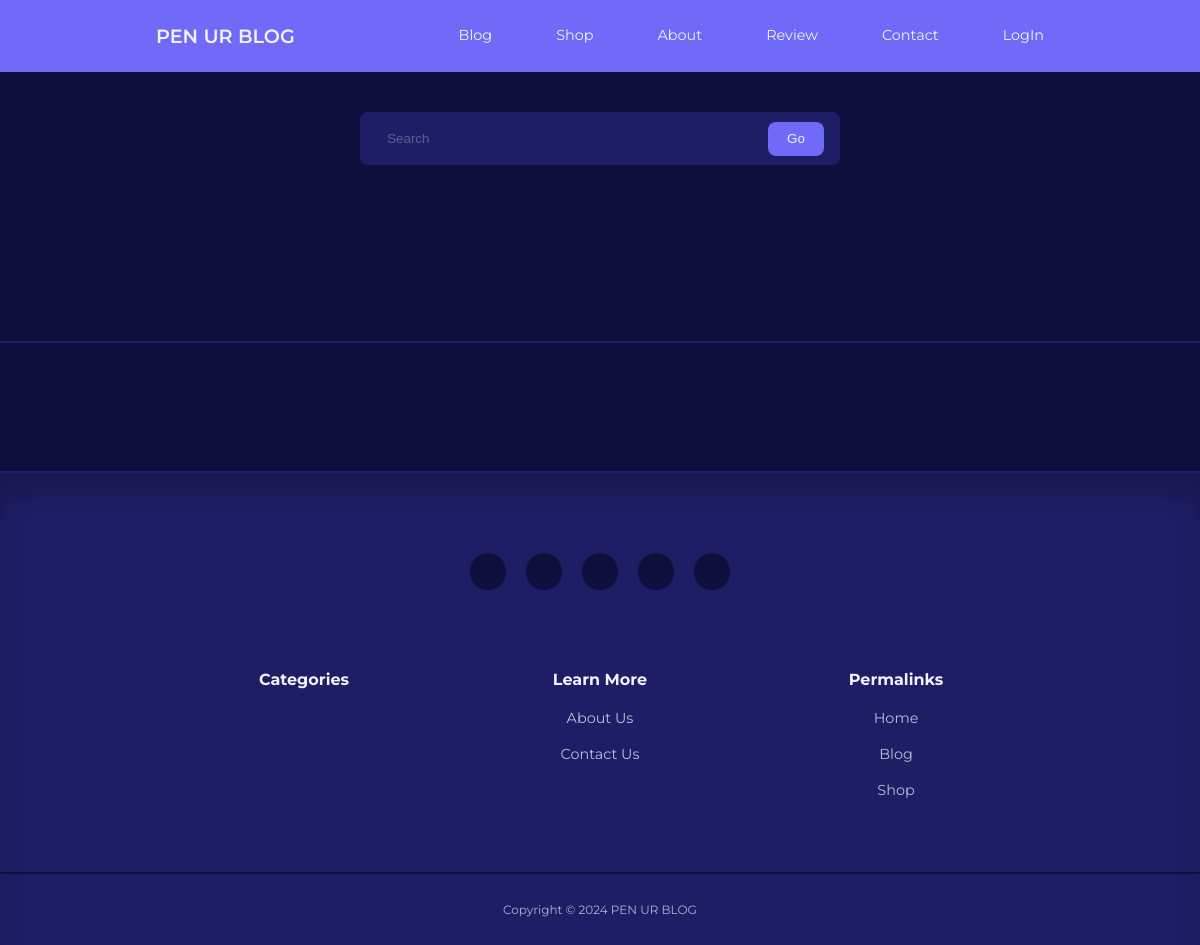
Before: /blog/blog.php with the older database file.
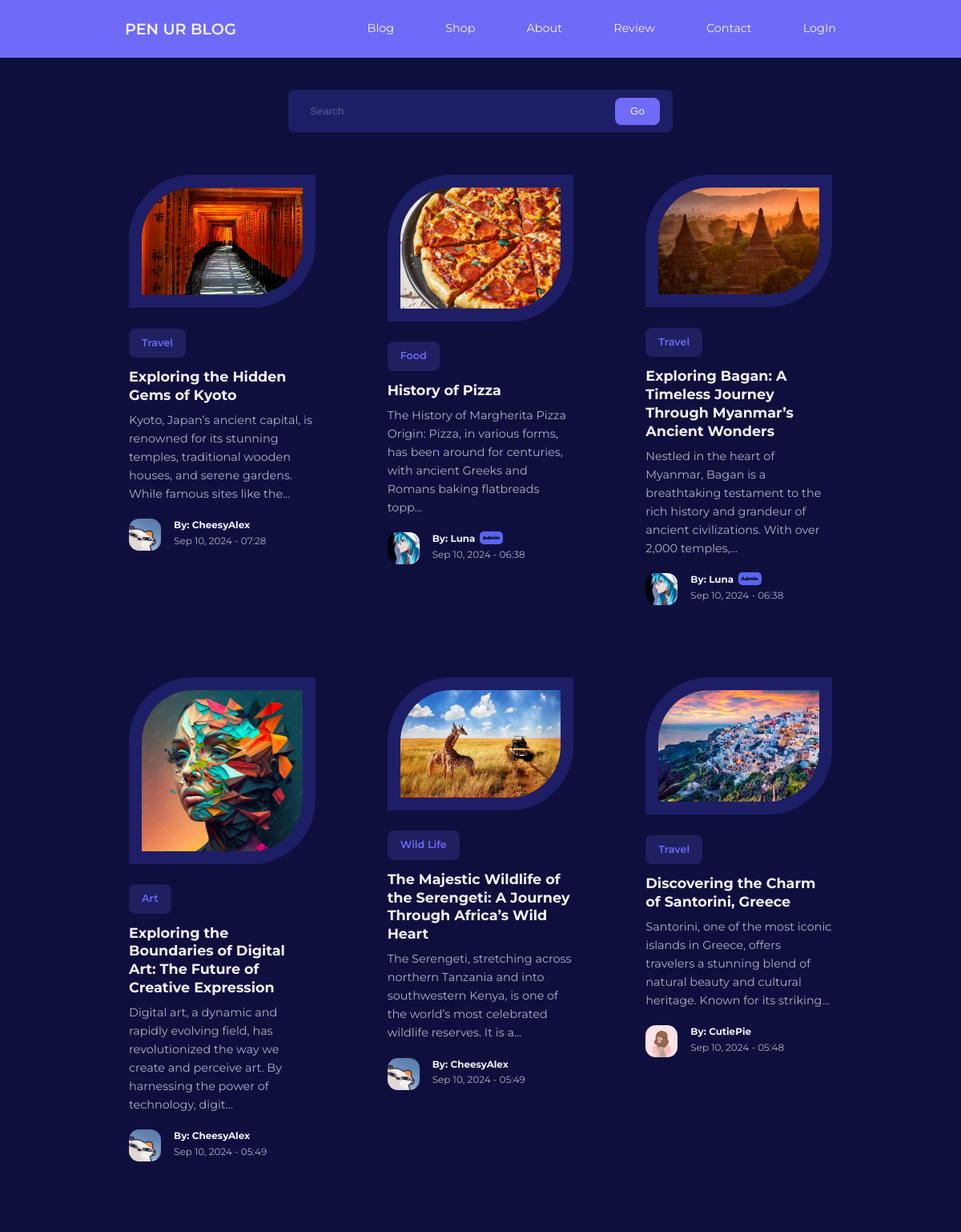
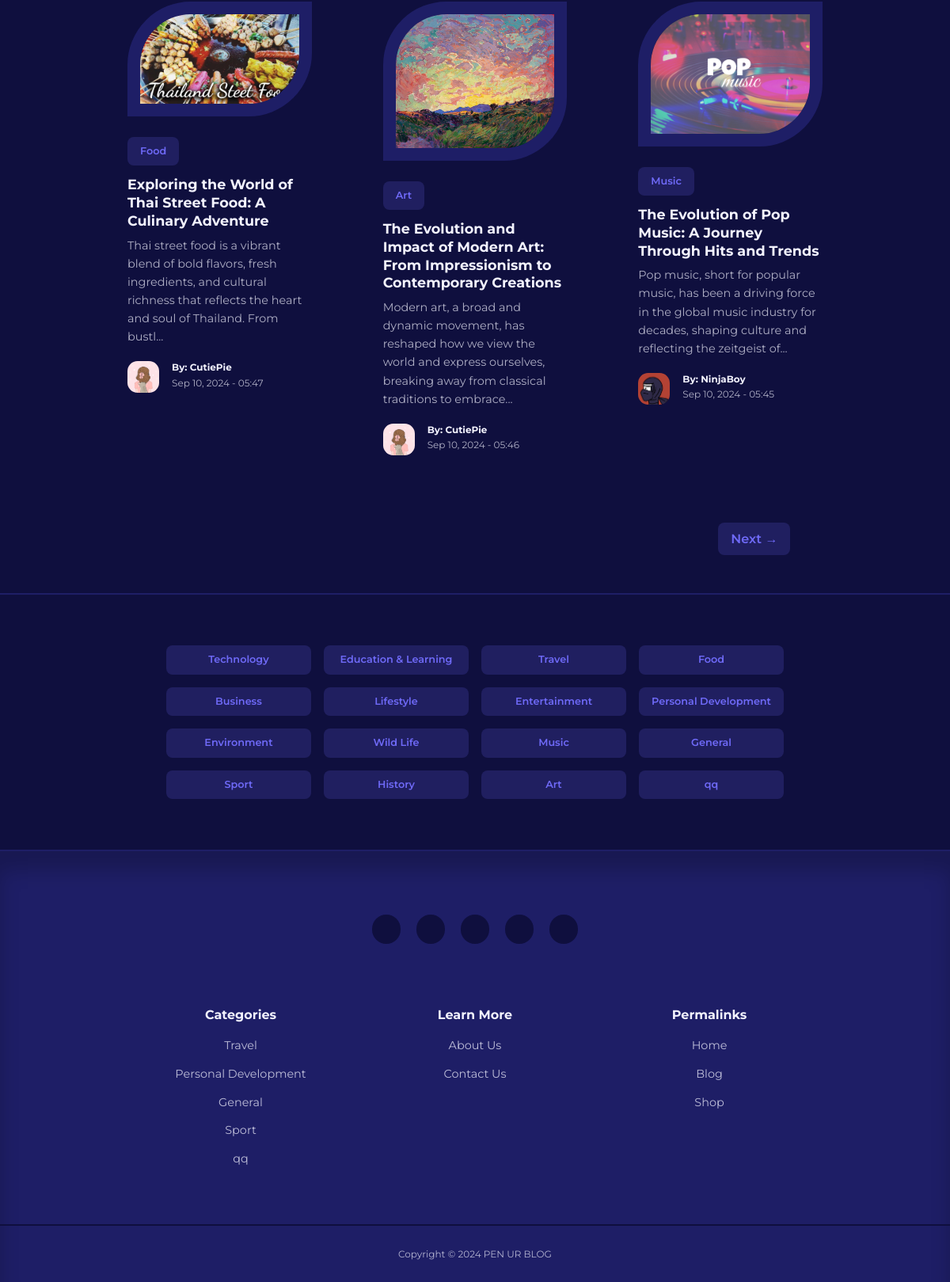
After: the same page with the newer database file (2 pictures, top to bottom).
### tables this page shows
CREATE TABLE `posts` (
  `id` int(11) UNSIGNED NOT NULL,
  `title` varchar(255) NOT NULL,
  `body` text NOT NULL,
  `thumbnail` varchar(255) NOT NULL,
  `date_time` timestamp NOT NULL DEFAULT current_timestamp(),
  `category_id` int(11) UNSIGNED DEFAULT NULL,
  `author_id` int(11) UNSIGNED NOT NULL,
  `is_featured` tinyint(1) NOT NULL
);

CREATE TABLE `categories` (
  `id` int(11) UNSIGNED NOT NULL,
  `title` varchar(50) NOT NULL,
  `description` text NOT NULL
);

CREATE TABLE `users` (
  `id` int(11) UNSIGNED NOT NULL,
  `username` varchar(50) NOT NULL,
  `email` varchar(100) NOT NULL,
  `password` varchar(255) NOT NULL,
  `avatar` varchar(255) NOT NULL,
  `is_admin` tinyint(1) NOT NULL,
  `bio` varchar(255) NOT NULL,
  `reset_token_hash` varchar(64) DEFAULT NULL,
  `reset_token_expires_at` datetime DEFAULT NULL
);

### blog/blog.php (the view, shortened to what the changed rows need)
<?php
include 'partials/header.php';
$posts_per_page = 9;
$page = isset($_GET['page']) ? (int)$_GET['page'] : 1;
$page = max($page, 1);
$offset = ($page - 1) * $posts_per_page;
$total_posts_query = "SELECT COUNT(*) AS total FROM posts";
$total_posts_result = mysqli_query($connection, $total_posts_query);
$total_posts_row = mysqli_fetch_assoc($total_posts_result);
$total_posts = $total_posts_row['total'];
$query = "SELECT * FROM posts ORDER BY date_time DESC LIMIT $posts_per_page OFFSET $offset";
$posts = mysqli_query($connection, $query);
$total_pages = ceil($total_posts / $posts_per_page);
?>
<section class="search__bar">
    <form class="container search__bar-container" action="<?= ROOT_URL ?>search.php" method="GET">
    </form>
</section>
<section class="posts">
    <div class="container posts__container">
        <?php while ($post = mysqli_fetch_assoc($posts)) : ?>
            <article class="post">
                <div class="post__thumbnail">
                    <a href="<?= ROOT_URL ?>post.php?id=<?= $post['id'] ?>">
                        <img src="./images/<?= $post['thumbnail'] ?>" alt="<?= $post['title'] ?>">
                    </a>
                </div>
                <div class="post__info">
                    <?php
                    $category_id = $post['category_id'];
                    $category_query = "SELECT * FROM categories WHERE id=$category_id";
                    $category_result = mysqli_query($connection, $category_query);
                    $category = mysqli_fetch_assoc($category_result);
                    ?>
                    <a href="<?= ROOT_URL ?>category-posts.php?id=<?= $post['category_id'] ?>" class="category__button"><?= $category['title'] ?></a>
                    <h3 class="post__title">
                        <a href="<?= ROOT_URL ?>post.php?id=<?= $post['id'] ?>"><?= $post['title'] ?></a>
                    </h3>
                    <p class="post__body">
                        <?= substr($post['body'], 0, 150) ?>...
                    </p>
                    <div class="post__author">
                        <?php
                        $author_id = $post['author_id'];
                        $author_query = "SELECT * FROM users WHERE id=$author_id";
                        $author_result = mysqli_query($connection, $author_query);
                        $author = mysqli_fetch_assoc($author_result);
                        ?>
                        <div class="post__author-avatar">
                            <a href="<?= ROOT_URL ?>profile.php?id=<?= $author['id'] ?>">
                                <img src="./images/<?= $author['avatar'] ?>" alt="<?= $author['username'] ?>'s Avatar">
                            </a>
                        </div>
                        <div class="post__author-info">
                            <h5>
                                By:
                                <a href="<?= ROOT_URL ?>profile.php?id=<?= $post['author_id'] ?>">
                                    <?= "{$author['username']}" ?>
                                </a>
                                <?php if ($author['is_admin'] == 1) : ?>
                                    <b class="admin_tag">Admin</b>
                                <?php endif ?>
                            </h5>
                            <small>
                                <?= date("M d, Y - H:i", strtotime($post['date_time'])) ?>
                            </small>
                        </div>
                    </div>
                </div>
            </article>
        <?php endwhile ?>
    </div>
    <div class="prev_next">
            <div class="next">
            <?php if ($page < $total_pages): ?>
                <a href="?page=<?= $page + 1 ?>" class="buyit__button">
                    Next &rarr;
                </a>
            <?php endif; ?>
        </div>
    </div>
</section>
<section class="category__buttons">
    <div class="container category__buttons-container">
        <?php
        $all_categories_query = "SELECT * FROM categories";
        $all_categories = mysqli_query($connection, $all_categories_query);
        ?>
        <?php while ($category = mysqli_fetch_assoc($all_categories)) : ?>
            <a href="<?= ROOT_URL ?>category-posts.php?id=<?= $category['id'] ?>" class="category__button"><?= $category['title'] ?></a>
        <?php endwhile ?>
    </div>
</section>
<?php
include 'partials/footer.php';
?>

### blog/partials/footer.php (shortened to what the changed rows need)
<?php
$category_query = "SELECT * FROM categories ORDER BY RAND() LIMIT 5";
$category_result = mysqli_query($connection, $category_query);
?>
<footer>
        <div class="footer__socials">
        </div>
        <div class="container footer__container">
            <article>
                <ul>
                    <?php while ($category = mysqli_fetch_assoc($category_result)): ?>
                        <li><a href="<?= ROOT_URL ?>category-posts.php?id=<?= $category['id'] ?>"><?= $category['title']     ?></a></li>
                    <?php endwhile ?>
                </ul>
            </article>
        </div>
        <div class="footer__copyright">
        </div>
    </footer>
</body>
</html>

Changed rows visible on the page:
added posts: thumbnail (picture), category.title "Travel", title "Exploring the Hidden Gems of Kyoto", body "Kyoto, Japan’s ancient capital, is renowned for its stunning temples, traditional wooden houses, and serene gardens. While famous sites like the", author.avatar (picture), author.username "CheesyAlex", date_time "Sep 10, 2024 - 07:28"
added posts: thumbnail (picture), category.title "Food", title "History of Pizza", body "The History of Margherita Pizza Origin: Pizza, in various forms, has been around for centuries, with ancient Greeks and Romans baking flatbreads topp", author.avatar (picture), author.username "Luna", shows "Admin", date_time "Sep 10, 2024 - 06:38"
added posts: thumbnail (picture), category.title "Travel", title "Exploring Bagan: A Timeless Journey Through Myanmar’s Ancient Wonders", body "Nestled in the heart of Myanmar, Bagan is a breathtaking testament to the rich history and grandeur of ancient civilizations. With over 2,000 temples,", author.avatar (picture), author.username "Luna", shows "Admin", date_time "Sep 10, 2024 - 06:38"
added posts: thumbnail (picture), category.title "Art", title "Exploring the Boundaries of Digital Art: The Future of Creative Expression", body "Digital art, a dynamic and rapidly evolving field, has revolutionized the way we create and perceive art. By harnessing the power of technology, digit", author.avatar (picture), author.username "CheesyAlex", date_time "Sep 10, 2024 - 05:49"
added posts: thumbnail (picture), category.title "Wild Life", title "The Majestic Wildlife of the Serengeti: A Journey Through Africa’s Wild Heart", body "The Serengeti, stretching across northern Tanzania and into southwestern Kenya, is one of the world’s most celebrated wildlife reserves. It is a", author.avatar (picture), author.username "CheesyAlex", date_time "Sep 10, 2024 - 05:49"
added posts: thumbnail (picture), category.title "Travel", title "Discovering the Charm of Santorini, Greece", body "Santorini, one of the most iconic islands in Greece, offers travelers a stunning blend of natural beauty and cultural heritage. Known for its striking", author.avatar (picture), author.username "CutiePie", date_time "Sep 10, 2024 - 05:48"
added posts: thumbnail (picture), category.title "Food", title "Exploring the World of Thai Street Food: A Culinary Adventure", body "Thai street food is a vibrant blend of bold flavors, fresh ingredients, and cultural richness that reflects the heart and soul of Thailand. From bustl", author.avatar (picture), author.username "CutiePie", date_time "Sep 10, 2024 - 05:47"
added posts: thumbnail (picture), category.title "Art", title "The Evolution and Impact of Modern Art: From Impressionism to Contemporary Creations", body "Modern art, a broad and dynamic movement, has reshaped how we view the world and express ourselves, breaking away from classical traditions to embrace", author.avatar (picture), author.username "CutiePie", date_time "Sep 10, 2024 - 05:46"
added posts: thumbnail (picture), category.title "Music", title "The Evolution of Pop Music: A Journey Through Hits and Trends", body "Pop music, short for popular music, has been a driving force in the global music industry for decades, shaping culture and reflecting the zeitgeist of", author.avatar (picture), author.username "NinjaBoy", date_time "Sep 10, 2024 - 05:45"
added categories: title "Technology"
added categories: title "Education & Learning"
added categories: title "Travel"
added categories: title "Food"
added categories: title "Business"
added categories: title "Lifestyle"
added categories: title "Entertainment"
added categories: title "Personal Development"
added categories: title "Environment"
added categories: title "Wild Life"
added categories: title "Music"
added categories: title "General"
added categories: title "Sport"
added categories: title "History"
added categories: title "Art"
added categories: title "qq"
Other visible differences:
text now shown: "Next →"
